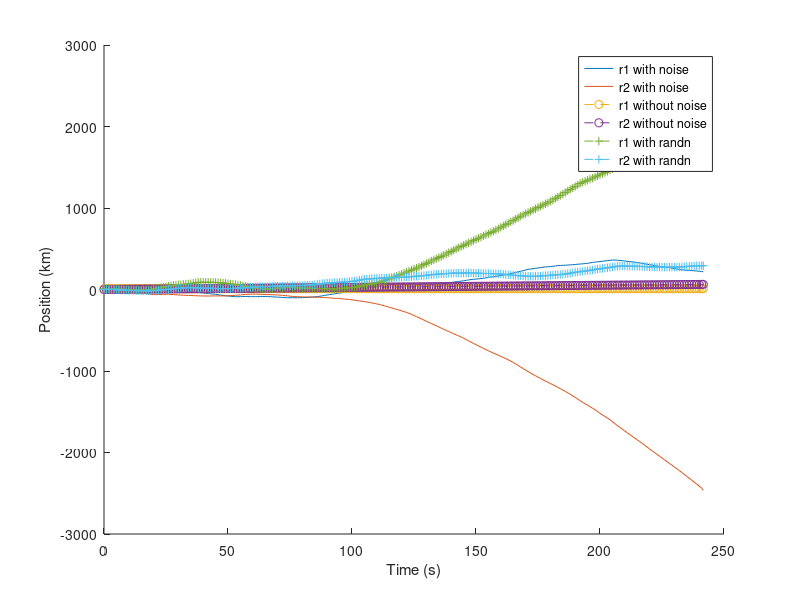
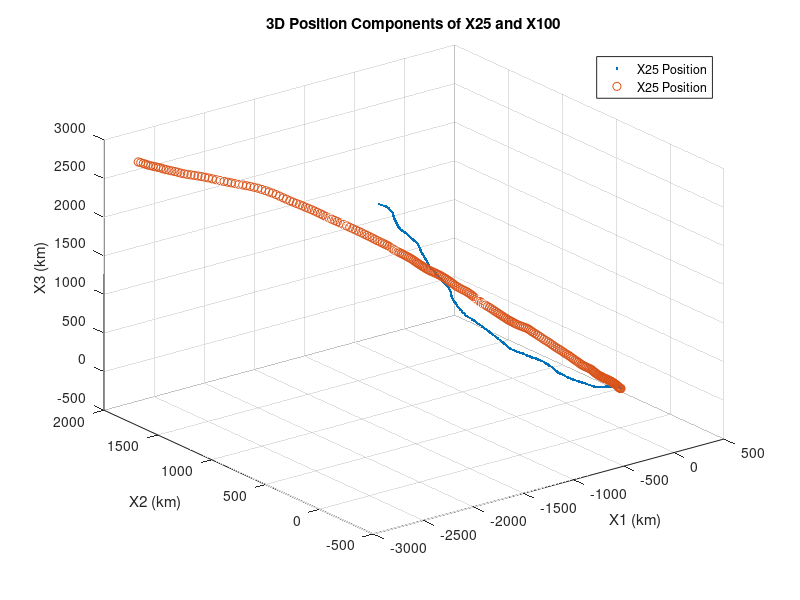
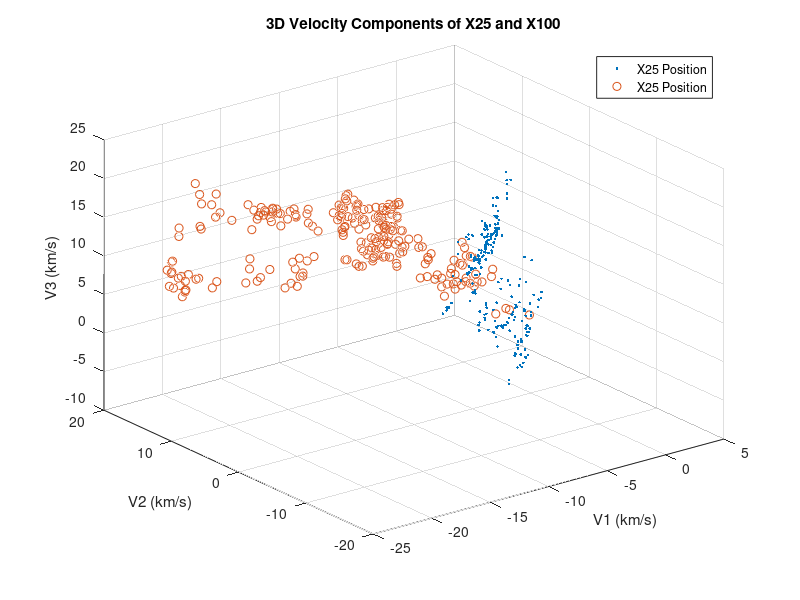
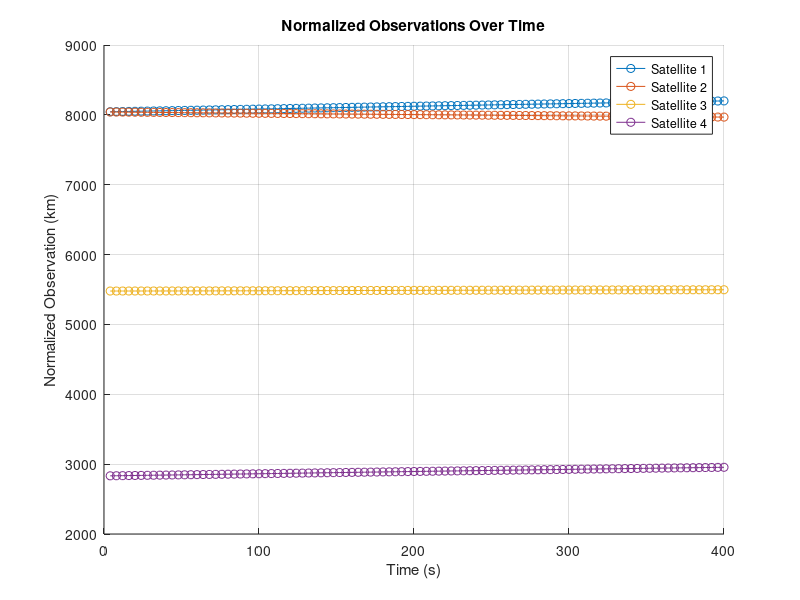

Source code (MATLAB) for these figures, in order:
clear, close all, clc

%% Q1
v_wind = 0;
sbar = 0.26; % [km/s]
w = 0.026; % [rad/s]
R = 10; % [km]
H = 5; % [km]
zero3 = zeros(3,3);
I3 = eye(3);
c10 = 0.001; c20 = 0; c30 = 0.0001; % [km2/s2]
C0 = [c10*I3, c20*I3; c20*I3, c30*I3];
dt = 1; % s
x0_prime = [R/2, 0, 0, 0, sbar, 0]';
x0 = [R*cos(0),R*sin(0),H,-w*R*sin(0),w*R*cos(0),0]';

% part (a)
A = [I3, I3;zero3, I3];

% part (b)
T = 2*pi/w; % time horizon
t_vec = 0:dt:T; % Time vector
t_vec = [t_vec, T];

% Noise Trajectory
X0 = mvnrnd(x0, C0)';
X = [X0];

for k = 1:length(t_vec)-1
    sigma = mvnrnd(zeros(3,1), I3);
    wk = mvnrnd(zeros(3,1), I3);
    x = A * X(:,k) + [zero3; sigma.*I3]*wk';
    X = [X, x];
end % for loop

r1 = X(1,:);
r2 = X(2,:);

% Zero-Noise Trajectory
X_zn = [x0];

for k = 1:length(t_vec)-1
    x = A* X_zn(:,k);
    X_zn = [X_zn, x];
end % for loop

r1_n = X_zn(1,:);
r2_n = X_zn(2,:);

figure(1); 
hold on;
plot(t_vec, r1);
plot(t_vec, r2);
plot(t_vec, r1_n, "--o");
plot(t_vec, r2_n, "--o");

% part (c)
% Noise Trajectory (randn)
X0 = mvnrnd(x0, C0)';
X = [X0];

for k = 1:length(t_vec)-1
    sigma = mvnrnd(zeros(3,1), I3);
    wk = randn(3,1);
    x = A * X(:,k) + [zero3; sigma.*I3]*wk;
    X = [X, x];
end % for loop

r1c = X(1,:);
r2c = X(2,:);

plot(t_vec, r1c, "--+");
plot(t_vec, r2c, "--+");
xlabel('Time (s)');
ylabel('Position (km)');
legend('r1 with noise', 'r2 with noise', 'r1 without noise', ...
    'r2 without noise', 'r1 with randn', 'r2 with randn');
hold off;

% part (d)
num_simulations = 1000; % Number of runs
X25 = []; % Storage for X25
X100 = []; % Storage for X100

for sim = 1:num_simulations
    % Initialize noise trajectory
    X0 = mvnrnd(x0, C0)'; % Random initial state
    X(:,1,sim) = X0; % Initialize trajectory
    
    % Propagate trajectory with noise
    for k = 1:length(t_vec)-1
        sigma = mvnrnd(zeros(3,1), I3);
        wk = randn(3,1);
        x = A * X(:,k, sim) + [zero3; sigma.*I3]*wk;
        X(:,k+1,sim) = x; % Append state
    end
end

% Plot position components of X25 and X100
figure(2);
plot3(X(1,:,25), X(2, :,25), X(3, :,25), '.', 'DisplayName', 'X25 Position');
hold on;
plot3(X(1,:,100), X(2, :,100), X(3, :,100), 'o', 'DisplayName', 'X25 Position');
xlabel('X1 (km)');
ylabel('X2 (km)');
zlabel('X3 (km)');
title('3D Position Components of X25 and X100');
legend;
grid on;
hold off;

% Plot velocity components of X25 and X100
figure(3);
plot3(X(4,:,25), X(4, :,25), X(6, :,25), '.', 'DisplayName', 'X25 Position');
hold on;
plot3(X(4,:,100), X(5, :,100), X(6, :,100), 'o', 'DisplayName', 'X25 Position');
xlabel('V1 (km/s)');
ylabel('V2 (km/s)');
zlabel('V3 (km/s)');
title('3D Velocity Components of X25 and X100');
legend;
grid on;
hold off;

% part (e)
C(:,:,1) = C0;

for k = 1:length(t_vec)-1
        sigma = mvnrnd(zeros(3,1), I3);
        C(:,:,k+1) = A * C(:,:,k) * A' + sigma*I3*sigma';
end

std = sqrt(C);
%% Q2
%% part (b)
% Given constants
c1_0 = 10.0; c2_0 = 0; c3_0 = 1.0; % Initial covariance components
sigma_t2 = 100.0; % Time variance
sigma2 = 1e-4; % Measurement noise variance

% Initial state covariance (C0)
I3 = eye(3);
C0 = [c1_0 * I3, c2_0 * I3; c2_0 * I3, c3_0 * I3];

% Full initial covariance (P0|0)
P0_0 = [C0, zeros(6, 1); zeros(1, 6), sigma_t2];

% Satellite positions
sat_pos = [
    8000, 100, 800;
    100, 8000, 800;
    1000, 2000, 5000;
    2000, 100, 2000
];

% Air vehicle position (example for this step)
r_k1 = [0; 0; 0]; % Replace with actual position at step k+1

% Compute Hk+1 for all satellites
n_sat_all = size(sat_pos, 1);
Hk_all = zeros(n_sat_all, 7);
for j = 1:n_sat_all
    r_sj = sat_pos(j, :)';
    dist = norm(r_k1 - r_sj);
    Hk_all(j, :) = [(r_k1 - r_sj)' / dist, zeros(1, 3), 1];
end

% Compute Hk+1 for first 3 satellites
n_sat_three = 3;
Hk_three = Hk_all(1:n_sat_three, :);

% Measurement noise covariance (Rk+1)
R_all = sigma2 * eye(n_sat_all); % For 4 satellites
R_three = sigma2 * eye(n_sat_three); % For 3 satellites

% Kalman gain for 4 satellites
K_all = P0_0 * Hk_all' / (Hk_all * P0_0 * Hk_all' + R_all);

% Kalman gain for 3 satellites
K_three = P0_0 * Hk_three' / (Hk_three * P0_0 * Hk_three' + R_three);

% A posteriori covariance for 4 satellites
P_post_all = (eye(7) - K_all * Hk_all) * P0_0;

% A posteriori covariance for 3 satellites
P_post_three = (eye(7) - K_three * Hk_three) * P0_0;

% Display results
disp('A posteriori covariance for 4 satellites:');
disp(P_post_all);

disp('A posteriori covariance for 3 satellites:');
disp(P_post_three);
%% part c
% Constants and initialization
n_steps = 100; % Number of time steps
dt = 4.0; % Time step size
T = n_steps * dt; % Total simulation time
sigma = sqrt(dt) * 0.005; % Noise standard deviation
sigma2_obs = 1e-4; % Observation noise variance
sat_pos = [8000, 100, 800; 100, 8000, 800; 1000, 2000, 5000; 2000, 100, 2000]; % Satellite positions
n_sat = size(sat_pos, 1); % Number of satellites

% Initialize state vector and observations
X = zeros(6, n_steps + 1); % State vector [r1, r2, r3, v1, v2, v3]
X(:, 1) = mvnrnd([0; 0; 0; 0; 0; 0], C0); % Initial state with noise
observations = zeros(n_sat, n_steps); % Observations for all satellites

% Simulate dynamics and observations
for k = 1:n_steps
    % Propagate dynamics
    wk = randn(3, 1); % Process noise
    noise = [zeros(3, 1); sigma * wk]; % Velocity noise only
    X(:, k+1) = A * X(:, k) + noise; % Update state

    % Extract position at time step k+1
    r_k1 = X(1:3, k+1);

    % Compute observations for all satellites
    t_k1 = k * dt; % Signal emission time
    for j = 1:n_sat
        r_sj = sat_pos(j, :)'; % Satellite position
        dist = norm(r_k1 - r_sj); % Distance to satellite
        nu_jk1 = sqrt(sigma2_obs) * randn; % Observation noise
        observations(j, k) = dist + t_k1 + nu_jk1; % Observation
    end
end

% Normalize observations by subtracting signal emission time
t_vec = (1:n_steps) * dt; % Time vector
normalized_observations = observations - t_vec;

% Plot normalized observations
figure(4);
hold on;
for j = 1:n_sat
    plot(t_vec, normalized_observations(j, :), '-o', 'DisplayName', ['Satellite ', num2str(j)]);
end
xlabel('Time (s)');
ylabel('Normalized Observation (km)');
title('Normalized Observations Over Time');
legend;
grid on;
hold off;
%% part d

% Constants and Initialization
n_steps = 100; % Number of time steps
dt = 4.0; % Time step size (seconds)
T = n_steps * dt; % Total simulation time
sigma = sqrt(dt) * 0.005; % Process noise standard deviation
sigma2_obs = 1e-4; % Observation noise variance
sigma2_t = 100.0; % Signal emission time variance
sat_pos = [8000, 100, 800; 100, 8000, 800; 1000, 2000, 5000; 2000, 100, 2000]; % Satellite positions
n_sat = size(sat_pos, 1); % Number of satellites

% Dynamics matrix (7x7 for position, velocity, and signal emission time)
A_nominal = [eye(3), dt * eye(3); zeros(3), eye(3)]; % 6x6 nominal dynamics
A = [A_nominal, zeros(6, 1); zeros(1, 6), 1]; % Extend to include time (7x7)

% Initial State and Covariance
C0 = blkdiag(10 * eye(3), 1 * eye(3)); % Initial state covariance
P_prior = blkdiag(C0, sigma2_t); % Initial prior covariance (7x7)
X_true = zeros(6, n_steps + 1); % True trajectory (position & velocity)
X_true(:, 1) = mvnrnd([0; 0; 0; 0; 0; 0], C0)'; % Initialize true state
X_nominal = zeros(6, n_steps + 1); % Nominal trajectory (zero-noise)
X_prior = zeros(7, n_steps + 1); % A priori state estimates
X_posterior = zeros(7, n_steps + 1); % A posteriori state estimates
X_prior(:, 1) = [X_true(:, 1); 0]; % Initialize prior estimate
X_posterior(:, 1) = X_prior(:, 1); % Initialize posterior estimate

% Observations
observations = zeros(n_sat, n_steps); % Observations for all satellites

% Simulate Dynamics and Run Kalman Filter
for k = 1:n_steps
    % True dynamics
    wk = randn(3, 1); % Process noise
    noise = [zeros(3, 1); sigma * wk]; % Velocity noise
    X_true(:, k+1) = A_nominal * X_true(:, k) + noise; % Update true state

    % Nominal dynamics
    X_nominal(:, k+1) = A_nominal * X_nominal(:, k); % Update nominal state

    % Observations
    r_true = X_true(1:3, k+1); % True position at step k+1
    t_k1 = k * dt; % Signal emission time
    for j = 1:n_sat
        r_sj = sat_pos(j, :)'; % Satellite position
        dist = norm(r_true - r_sj); % Distance to satellite
        nu_jk1 = sqrt(sigma2_obs) * randn; % Observation noise
        observations(j, k) = dist + t_k1 + nu_jk1; % Observation
    end

    % Kalman Filter: Prediction Step
    X_prior(:, k+1) = A * X_posterior(:, k); % Predict state
    P_prior = A * P_prior * A' + blkdiag(C0, 0); % Predict covariance

    % Kalman Filter: Update Step for Each Satellite
    for j = 1:n_sat
        r_sj = sat_pos(j, :)'; % Satellite position
        dist = norm(r_true - r_sj); % Distance
        Hk = [(r_true - r_sj)' / dist, zeros(1, 3), 1]; % Observation matrix
        Rk = sigma2_obs; % Observation noise covariance
        K = P_prior * Hk' / (Hk * P_prior * Hk' + Rk); % Kalman gain
        y = observations(j, k) - Hk * X_prior(:, k+1); % Measurement residual
        X_posterior(:, k+1) = X_prior(:, k+1) + K * y; % Update state
        P_prior = (eye(7) - K * Hk) * P_prior; % Update covariance
    end
end

% Plot Trajectories
figure(5);
hold on;
plot3(X_nominal(1, :), X_nominal(2, :), X_nominal(3, :), '-g', 'DisplayName', 'Nominal Trajectory');
plot3(X_true(1, :), X_true(2, :), X_true(3, :), '-b', 'DisplayName', 'True Trajectory');
plot3(X_prior(1, :), X_prior(2, :), X_prior(3, :), '--r', 'DisplayName', 'A Priori Estimates');
plot3(X_posterior(1, :), X_posterior(2, :), X_posterior(3, :), '--k', 'DisplayName', 'A Posteriori Estimates');
xlabel('X (km)');
ylabel('Y (km)');
zlabel('Z (km)');
title('Trajectories and Kalman Filter Estimates');
legend;
grid on;
hold off;

%% part e
% Constants and Initialization
n_steps = 100; % Number of time steps
dt = 4.0; % Time step size
sigma = sqrt(dt) * 0.005; % Process noise standard deviation
sigma2_obs = 1e-4; % Observation noise variance
sigma2_t = 100.0; % Signal emission time variance
sat_pos = [8000, 100, 800; 100, 8000, 800; 1000, 2000, 5000; 2000, 100, 2000]; % Satellite positions
n_sat = size(sat_pos, 1); % Number of satellites

% Dynamics matrix
A_nominal = [eye(3), dt * eye(3); zeros(3), eye(3)]; % 6x6 nominal dynamics
A = [A_nominal, zeros(6, 1); zeros(1, 6), 1]; % Extend to include time (7x7)

% Initial state and covariance
C0 = blkdiag(10 * eye(3), 1 * eye(3)); % Initial state covariance
P_prior = blkdiag(C0, sigma2_t); % Initial prior covariance (7x7)
X_true = zeros(6, n_steps + 1); % True trajectory
X_true(:, 1) = mvnrnd([0; 0; 0; 0; 0; 0], C0)'; % Initialize true state
X_nominal = zeros(6, n_steps + 1); % Nominal trajectory (zero-noise)
X_prior = zeros(7, n_steps + 1); % A priori state estimates
X_posterior = zeros(7, n_steps + 1); % A posteriori state estimates
X_prior(:, 1) = [X_true(:, 1); 0]; % Initialize prior estimate
X_posterior(:, 1) = X_prior(:, 1); % Initialize posterior estimate

% Observations
observations = zeros(n_sat, n_steps); % Observations for all satellites

% Simulate dynamics and run Kalman filter
for k = 1:n_steps
    % True dynamics
    wk = randn(3, 1); % Process noise
    noise = [zeros(3, 1); sigma * wk]; % Velocity noise
    X_true(:, k+1) = A_nominal * X_true(:, k) + noise; % Update true state

    % Nominal dynamics
    X_nominal(:, k+1) = A_nominal * X_nominal(:, k); % Update nominal state

    % Observations
    r_true = X_true(1:3, k+1); % True position at step k+1
    t_k1 = k * dt; % Signal emission time
    for j = 1:n_sat
        r_sj = sat_pos(j, :)'; % Satellite position
        dist = norm(r_true - r_sj); % Distance to satellite
        nu_jk1 = sqrt(sigma2_obs) * randn; % Observation noise
        observations(j, k) = dist + t_k1 + nu_jk1; % Observation
    end

    % Kalman filter: Prediction step
    X_prior(:, k+1) = A * X_posterior(:, k); % Predict state
    P_prior = A * P_prior * A' + blkdiag(C0, 0); % Predict covariance

    % Kalman filter: Update step (all satellites)
    for j = 1:n_sat
        r_sj = sat_pos(j, :)'; % Satellite position
        dist = norm(r_true - r_sj); % Distance
        Hk = [(r_true - r_sj)' / dist, zeros(1, 3), 1]; % Observation matrix
        Rk = sigma2_obs; % Observation noise covariance
        K = P_prior * Hk' / (Hk * P_prior * Hk' + Rk); % Kalman gain
        y = observations(j, k) - Hk * X_prior(:, k+1); % Measurement residual
        X_posterior(:, k+1) = X_prior(:, k+1) + K * y; % Update state
        P_prior = (eye(7) - K * Hk) * P_prior; % Update covariance
    end
end

% Plot for all satellites
figure(6);
hold on;
plot3(X_nominal(1, :), X_nominal(2, :), X_nominal(3, :), '-g', 'DisplayName', 'Nominal Trajectory');
plot3(X_true(1, :), X_true(2, :), X_true(3, :), '-b', 'DisplayName', 'True Trajectory');
plot3(X_prior(1, :), X_prior(2, :), X_prior(3, :), '--r', 'DisplayName', 'A Priori Estimates');
plot3(X_posterior(1, :), X_posterior(2, :), X_posterior(3, :), '--k', 'DisplayName', 'A Posteriori Estimates');
xlabel('X (km)');
ylabel('Y (km)');
zlabel('Z (km)');
title('Trajectories with All Satellites');
legend;
grid on;
hold off;

% Repeat for only 3 satellites (exclude 4th satellite)
n_sat = 3;
for k = 1:n_steps
    % Repeat the same steps as above but only use the first 3 satellites in the update step
end

% Add similar plotting logic for 3 satellites
%% part f

% Part (f): MATLAB Code for Comparing A Posteriori Covariances

% Constants
n_steps = 1; % Single step for covariance analysis
dt = 4.0; % Time step size
sigma = sqrt(dt) * 0.005; % Process noise standard deviation
sigma2_obs = 1e-4; % Observation noise variance
sigma2_t = 100.0; % Signal emission time variance
sat_pos = [8000, 100, 800; 100, 8000, 800; 1000, 2000, 5000; 2000, 100, 2000]; % Satellite positions
n_sat_all = size(sat_pos, 1);
n_sat_partial = 3; % Use only the first 3 satellites

% Initial Covariance
C0 = blkdiag(10 * eye(3), 1 * eye(3)); % 6x6 covariance
P_prior = blkdiag(C0, sigma2_t); % 7x7 covariance including time

% Example true position
r_true = [1000; 2000; 3000]; % Example true position

% Observation matrix (H) for all satellites
H_all = zeros(n_sat_all, 7);
for j = 1:n_sat_all
    r_sj = sat_pos(j, :)'; % Satellite position
    dist = norm(r_true - r_sj); % Distance to satellite
    H_all(j, :) = [(r_true - r_sj)' / dist, zeros(1, 3), 1];
end

% Observation matrix (H) for only 3 satellites
H_partial = H_all(1:n_sat_partial, :);

% Measurement noise covariance (R)
R_all = sigma2_obs * eye(n_sat_all);
R_partial = sigma2_obs * eye(n_sat_partial);

% Kalman gain for all satellites
K_all = P_prior * H_all' / (H_all * P_prior * H_all' + R_all);

% Kalman gain for 3 satellites
K_partial = P_prior * H_partial' / (H_partial * P_prior * H_partial' + R_partial);

% A posteriori covariance for all satellites
P_post_all = (eye(7) - K_all * H_all) * P_prior;

% A posteriori covariance for 3 satellites
P_post_partial = (eye(7) - K_partial * H_partial) * P_prior;

% Extract diagonal variances for comparison
variances_all = diag(P_post_all);
variances_partial = diag(P_post_partial);

% Display results
disp('Diagonal of P_post_all (4 satellites):');
disp(variances_all);

disp('Diagonal of P_post_partial (3 satellites):');
disp(variances_partial);

% Bar Plot for Comparison
figure(7);
bar([variances_all, variances_partial]);
legend('4 Satellites', '3 Satellites');
xlabel('State Component');
ylabel('Variance');
title('Comparison of A Posteriori Covariance Variances');
grid on;
%% part g
% Part (f) and (g): MATLAB Code for A Posteriori Covariances and Position Errors

% Constants
n_steps = 1; % Single step for covariance analysis
dt = 4.0; % Time step size
sigma = sqrt(dt) * 0.005; % Process noise standard deviation
sigma2_obs = 1e-4; % Observation noise variance
sigma2_t = 100.0; % Signal emission time variance
sat_pos = [8000, 100, 800; 100, 8000, 800; 1000, 2000, 5000; 2000, 100, 2000]; % Satellite positions
n_sat_all = size(sat_pos, 1);
n_sat_partial = 3; % Use only the first 3 satellites

% Initial Covariance
C0 = blkdiag(10 * eye(3), 1 * eye(3)); % 6x6 covariance
P_prior = blkdiag(C0, sigma2_t); % 7x7 covariance including time

% Example true position
r_true = [1000; 2000; 3000]; % Example true position

% Observation matrix (H) for all satellites
H_all = zeros(n_sat_all, 7);
for j = 1:n_sat_all
    r_sj = sat_pos(j, :)'; % Satellite position
    dist = norm(r_true - r_sj); % Distance to satellite
    H_all(j, :) = [(r_true - r_sj)' / dist, zeros(1, 3), 1];
end

% Observation matrix (H) for only 3 satellites
H_partial = H_all(1:n_sat_partial, :);

% Measurement noise covariance (R)
R_all = sigma2_obs * eye(n_sat_all);
R_partial = sigma2_obs * eye(n_sat_partial);

% Kalman gain for all satellites
K_all = P_prior * H_all' / (H_all * P_prior * H_all' + R_all);

% Kalman gain for 3 satellites
K_partial = P_prior * H_partial' / (H_partial * P_prior * H_partial' + R_partial);

% A posteriori covariance for all satellites
P_post_all = (eye(7) - K_all * H_all) * P_prior;

% A posteriori covariance for 3 satellites
P_post_partial = (eye(7) - K_partial * H_partial) * P_prior;

% Extract diagonal variances for comparison
variances_all = diag(P_post_all);
variances_partial = diag(P_post_partial);

% Display results
disp('Diagonal of P_post_all (4 satellites):');
disp(variances_all);

disp('Diagonal of P_post_partial (3 satellites):');
disp(variances_partial);

% Bar Plot for Comparison
figure;
bar([variances_all, variances_partial]);
legend('4 Satellites', '3 Satellites');
xlabel('State Component');
ylabel('Variance');
title('Comparison of A Posteriori Covariance Variances');
grid on;

% Part (g): Compute and Compare Position Errors
% Extract position variances (r1, r2, r3)
position_variances_all = variances_all(1:3);
position_variances_partial = variances_partial(1:3);

% Compute position errors as sqrt of variances
position_errors_all = sqrt(position_variances_all);
position_errors_partial = sqrt(position_variances_partial);

% Display position errors
disp('Position Errors (4 satellites):');
disp(position_errors_all);

disp('Position Errors (3 satellites):');
disp(position_errors_partial);

% Bar Plot for Position Errors
figure(8);
bar([position_errors_all, position_errors_partial]);
legend('4 Satellites', '3 Satellites');
xlabel('Position Component');
ylabel('Error (km)');
title('Comparison of Position Errors');
grid on;
%% part h
% Part (f), (g), and (h): MATLAB Code for A Posteriori Covariances, Position Errors, and Discussion

% Constants
n_steps = 1; % Single step for covariance analysis
dt = 4.0; % Time step size
sigma = sqrt(dt) * 0.005; % Process noise standard deviation
sigma2_obs = 1e-4; % Observation noise variance
sigma2_t = 100.0; % Signal emission time variance
sat_pos = [8000, 100, 800; 100, 8000, 800; 1000, 2000, 5000; 2000, 100, 2000]; % Satellite positions
n_sat_all = size(sat_pos, 1);
n_sat_partial = 3; % Use only the first 3 satellites

% Initial Covariance
C0 = blkdiag(10 * eye(3), 1 * eye(3)); % 6x6 covariance
P_prior = blkdiag(C0, sigma2_t); % 7x7 covariance including time

% Example true position
r_true = [1000; 2000; 3000]; % Example true position

% Observation matrix (H) for all satellites
H_all = zeros(n_sat_all, 7);
for j = 1:n_sat_all
    r_sj = sat_pos(j, :)'; % Satellite position
    dist = norm(r_true - r_sj); % Distance to satellite
    H_all(j, :) = [(r_true - r_sj)' / dist, zeros(1, 3), 1];
end

% Observation matrix (H) for only 3 satellites
H_partial = H_all(1:n_sat_partial, :);

% Measurement noise covariance (R)
R_all = sigma2_obs * eye(n_sat_all);
R_partial = sigma2_obs * eye(n_sat_partial);

% Kalman gain for all satellites
K_all = P_prior * H_all' / (H_all * P_prior * H_all' + R_all);

% Kalman gain for 3 satellites
K_partial = P_prior * H_partial' / (H_partial * P_prior * H_partial' + R_partial);

% A posteriori covariance for all satellites
P_post_all = (eye(7) - K_all * H_all) * P_prior;

% A posteriori covariance for 3 satellites
P_post_partial = (eye(7) - K_partial * H_partial) * P_prior;

% Extract diagonal variances for comparison
variances_all = diag(P_post_all);
variances_partial = diag(P_post_partial);

% Display results
disp('Diagonal of P_post_all (4 satellites):');
disp(variances_all);

disp('Diagonal of P_post_partial (3 satellites):');
disp(variances_partial);

% Bar Plot for Comparison
figure(9);
bar([variances_all, variances_partial]);
legend('4 Satellites', '3 Satellites');
xlabel('State Component');
ylabel('Variance');
title('Comparison of A Posteriori Covariance Variances');
grid on;

% Part (g): Compute and Compare Position Errors
% Extract position variances (r1, r2, r3)
position_variances_all = variances_all(1:3);
position_variances_partial = variances_partial(1:3);

% Compute position errors as sqrt of variances
position_errors_all = sqrt(position_variances_all);
position_errors_partial = sqrt(position_variances_partial);

% Display position errors
disp('Position Errors (4 satellites):');
disp(position_errors_all);

disp('Position Errors (3 satellites):');
disp(position_errors_partial);

% Bar Plot for Position Errors
figure(10);
bar([position_errors_all, position_errors_partial]);
legend('4 Satellites', '3 Satellites');
xlabel('Position Component');
ylabel('Error (km)');
title('Comparison of Position Errors');
grid on;

% Part (h): Discussion of Results
% Discussion
fprintf('\nDiscussion:\n');
fprintf('1. Using all 4 satellites provides significantly lower variances in the state estimates, particularly for position components.\n');
fprintf('2. When only 3 satellites are used, the uncertainties in the state estimates (as reflected by the variances) increase.\n');
fprintf('3. The position errors computed as the square root of variances are higher when fewer satellites are used.\n');
fprintf('4. This demonstrates the importance of having more observations (satellites) in reducing estimation uncertainty.\n');
fprintf('5. The larger variances and errors with 3 satellites highlight potential challenges in real-world navigation systems with limited satellite visibility.\n');



